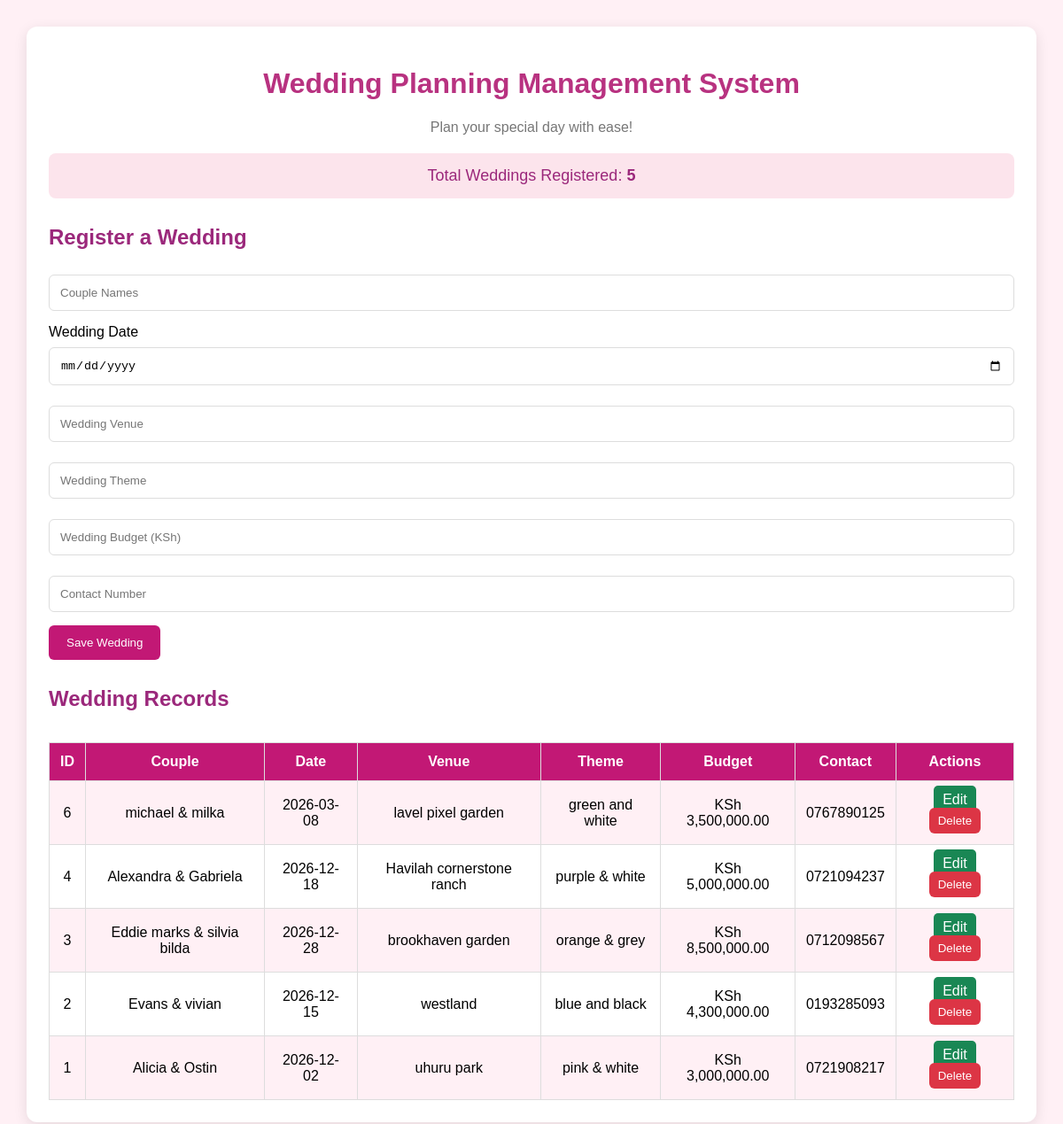
The page / on the database its author committed.
### tables this page shows
CREATE TABLE `weddings` (
  `id` int(11) NOT NULL,
  `couple_names` varchar(150) NOT NULL,
  `wedding_date` date NOT NULL,
  `venue` varchar(150) NOT NULL,
  `wedding_theme` varchar(100) DEFAULT NULL,
  `budget` decimal(10,2) DEFAULT NULL,
  `contact` varchar(20) DEFAULT NULL,
  `created_at` timestamp NOT NULL DEFAULT current_timestamp()
);

### index.php (the view, shortened to what this page needs)
<?php
include 'db.php';
$result = $conn->query("SELECT * FROM weddings ORDER BY id DESC");
$total = $conn->query("SELECT COUNT(*) AS total FROM weddings")->fetch_assoc()['total'];
?>
<!DOCTYPE html>
<html>
<head>
    <link rel="stylesheet" href="style.css">
</head>
<body>
<div class="container">
    <h1>Wedding Planning Management System</h1>
    <p class="subtitle">Plan your special day with ease!</p>
    <div class="stats">
        Total Weddings Registered: <strong><?php echo $total; ?></strong>
    </div>
    <h2>Register a Wedding</h2>
    <form action="save.php" method="POST">
        <input type="text" name="couple_names"
        placeholder="Couple Names" required>
        <label>Wedding Date</label>
        <input type="date" name="wedding_date" required>
        <input type="text" name="venue"
        placeholder="Wedding Venue" required>
        <input type="text" name="wedding_theme"
        placeholder="Wedding Theme">
        <input type="number" step="0.01" name="budget"
        placeholder="Wedding Budget (KSh)">
        <input type="text" name="contact"
        placeholder="Contact Number">
        <button type="submit">Save Wedding</button>
    </form>
    <h2>Wedding Records</h2>
    <div class="table-container">
    <table>
        <tr>
            <th>ID</th>
            <th>Couple</th>
            <th>Date</th>
            <th>Venue</th>
            <th>Theme</th>
            <th>Budget</th>
            <th>Contact</th>
            <th>Actions</th>
        </tr>
        <?php while($row = $result->fetch_assoc()) { ?>
        <tr>
            <td><?php echo $row['id']; ?></td>
            <td><?php echo htmlspecialchars($row['couple_names']); ?></td>
            <td><?php echo $row['wedding_date']; ?></td>
            <td><?php echo htmlspecialchars($row['venue']); ?></td>
            <td><?php echo htmlspecialchars($row['wedding_theme']); ?></td>
            <td>KSh <?php echo number_format($row['budget'], 2); ?></td>
            <td><?php echo htmlspecialchars($row['contact']); ?></td>
            <td>
                <a class="edit"
                href="edit.php?id=<?php echo $row['id']; ?>">Edit</a>
                <form action="delete.php" method="POST"
                class="delete-form"
                onsubmit="return confirm('Are you sure you want to delete this wedding?');">
                    <button class="delete" type="submit">Delete</button>
                </form>
            </td>
        </tr>
        <?php } ?>
    </table>
    </div>
</div>
</body>
</html>

### style.css (style rules this page uses)
* { box-sizing: border-box; }
body { font-family: Arial, sans-serif; background: #fff0f5; margin: 0; padding: 30px; }
.container { background: white; max-width: 1200px; margin: auto; padding: 25px; border-radius: 12px; box-shadow: 0 4px 15px rgba(0,0,0,0.1); }
h1 { text-align: center; color: #b83280; }
.subtitle { text-align: center; color: #777; }
h2 { color: #9b287b; margin-top: 30px; }
.stats { background: #fce4ec; padding: 15px; text-align: center; border-radius: 8px; color: #9b287b; font-size: 18px; margin: 20px 0; }
input { width: 100%; padding: 12px; margin: 8px 0 15px; border: 1px solid #ddd; border-radius: 6px; }
button { background: #c21875; color: white; padding: 12px 20px; border: none; border-radius: 6px; cursor: pointer; }
table { width: 100%; border-collapse: collapse; margin-top: 15px; }
th { background: #c21875; color: white; }
th, td { padding: 12px; border: 1px solid #ddd; text-align: center; }
tr:nth-child(even) { background: #fff0f5; }
.edit { background: #198754; color: white; padding: 7px 10px; text-decoration: none; border-radius: 5px; }
.delete { background: #dc3545; padding: 7px 10px; }
.delete-form { display: inline; }
.table-container { overflow-x: auto; }

### rows shown on the page
weddings: id "6", couple_names "michael & milka", wedding_date "2026-03-08", venue "lavel pixel garden", wedding_theme "green and white", budget "3,500,000.00", contact "0767890125"
weddings: id "4", couple_names "Alexandra & Gabriela", wedding_date "2026-12-18", venue "Havilah cornerstone ranch", wedding_theme "purple & white", budget "5,000,000.00", contact "0721094237"
weddings: id "3", couple_names "Eddie marks & silvia bilda", wedding_date "2026-12-28", venue "brookhaven garden", wedding_theme "orange & grey", budget "8,500,000.00", contact "0712098567"
weddings: id "2", couple_names "Evans & vivian", wedding_date "2026-12-15", venue "westland", wedding_theme "blue and black", budget "4,300,000.00", contact "0193285093"
weddings: id "1", couple_names "Alicia & Ostin", wedding_date "2026-12-02", venue "uhuru park", wedding_theme "pink & white", budget "3,000,000.00", contact "0721908217"

### other values the page prints
$total "5"
